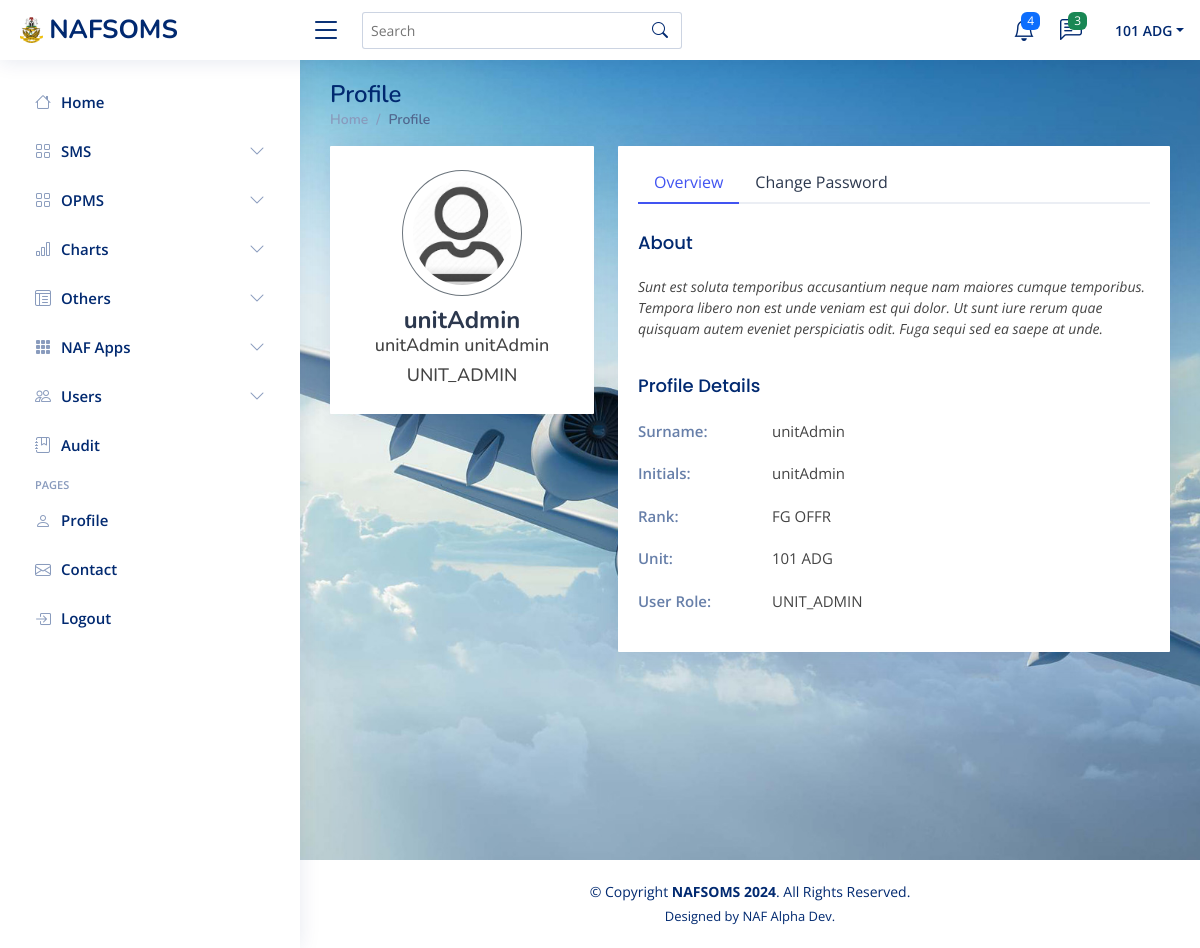
Page /UNIT_ADMIN/unitAdminUserProfile.php (signed in) on the committed database.
### tables this page shows
CREATE TABLE `users` (
  `SVC_NO` varchar(20) NOT NULL,
  `RANK` varchar(20) NOT NULL,
  `INITIALS` varchar(20) NOT NULL,
  `SURNAME` varchar(50) NOT NULL,
  `UNIT_CODE` varchar(20) NOT NULL,
  `USER_ROLE` varchar(20) NOT NULL,
  `PASSWORD` varchar(50) NOT NULL
);

### UNIT_ADMIN/unitAdminUserProfile.php (the view, shortened to what this page needs)
<?php
include 'unitAdminHeader.php';
include('../Connection.php');
include 'unitAdminSideNavBar.php';
$svcNo = $_SESSION['svcNo'];
  $userSQL = "SELECT * FROM users WHERE SVC_NO = '$svcNo'";
  $userResult = mysqli_query($conn, $userSQL);
    while($row = mysqli_fetch_assoc($userResult)){
 ?>
<main id="main" class="main"
   style="
    background-image: url('../IMAGES/img1.jpg');
    background-size: cover;
    background-position: center;
    min-height: 100vh;
    zIndex:-1;
    "
>
    <div class="pagetitle">
      <h1>Profile</h1>
      <nav>
        <ol class="breadcrumb">
          <li class="breadcrumb-item"><a href="unitAdminHome">Home</a></li>
          <li class="breadcrumb-item active">Profile</li>
        </ol>
      </nav>
    </div>
    <section class="section profile">
      <div class="row">
        <div class="col-xl-4">
          <div class="card" style="border-radius:1px;">
            <div class="card-body profile-card pt-4 d-flex flex-column align-items-center">
              <img src="../IMAGES/passportIcon.png" alt="Profile" class="rounded-circle" style="padding:10px; border:1px solid #6c757d;">
             <h2><?php echo ($_SESSION['svcNo']);?></h2>
              <h3><?php echo ($_SESSION['initials']);?><?php echo" ";?><?php echo ($_SESSION['surname']);?></h3>
               <h3><?php echo ($_SESSION['userRole']);?></h3>
            </div>
          </div>
        </div>
        <div class="col-xl-8">
          <div class="card" style="border-radius:1px;">
            <div class="card-body pt-3">
              <ul class="nav nav-tabs nav-tabs-bordered">
                <li class="nav-item">
                  <button class="nav-link active" data-bs-toggle="tab" data-bs-target="#profile-overview">Overview</button>
                </li>
                <li class="nav-item">
                  <button class="nav-link" data-bs-toggle="tab" data-bs-target="#profile-change-password">Change Password</button>
                </li>
              </ul>
              <div class="tab-content pt-2">
                <div class="tab-pane fade show active profile-overview" id="profile-overview">
                  <h5 class="card-title">About</h5>
                  <p class="small fst-italic">Sunt est soluta temporibus accusantium neque nam maiores cumque temporibus. Tempora libero non est unde veniam est qui dolor. Ut sunt iure rerum quae quisquam autem eveniet perspiciatis odit. Fuga sequi sed ea saepe at unde.</p>
                  <h5 class="card-title">Profile Details</h5>
                  <div class="row">
                    <div class="col-lg-3 col-md-4 label ">Surname:</div>
                    <div class="col-lg-9 col-md-8"><?php echo $row["SURNAME"];?></div>
                  </div>
                  <div class="row">
                    <div class="col-lg-3 col-md-4 label">Initials:</div>
                    <div class="col-lg-9 col-md-8"><?php echo $row["INITIALS"];?></div>
                  </div>
                  <div class="row">
                    <div class="col-lg-3 col-md-4 label">Rank:</div>
                    <div class="col-lg-9 col-md-8"><?php echo $row["RANK"];?></div>
                  </div>
                  <div class="row">
                    <div class="col-lg-3 col-md-4 label">Unit:</div>
                    <div class="col-lg-9 col-md-8"><?php echo $row["UNIT_CODE"];?></div>
                  </div>
                  <div class="row">
                    <div class="col-lg-3 col-md-4 label">User Role:</div>
                    <div class="col-lg-9 col-md-8"><?php echo $row["USER_ROLE"];?></div>
                  </div>
                </div>
              </div>
            </div>
          </div>
        </div>
      </div>
    </section>
  </main>
   <?php
}
?>
  <?php include 'unitAdminFooter.php'; ?>

### UNIT_ADMIN/unitAdminHeader.php (shortened to what this page needs)
<?php
if(isset($_SESSION['svcNo']) && isset($_SESSION['password']) && $_SESSION['userRole']=='UNIT_ADMIN') {
?>
<!DOCTYPE html>
<html lang="en">
<head>
  <link href="../assets/vendor/bootstrap/css/bootstrap.min.css" rel="stylesheet">
  <link href="../assets/vendor/bootstrap-icons/bootstrap-icons.css" rel="stylesheet">
  <link href="../assets/vendor/boxicons/css/boxicons.min.css" rel="stylesheet">
  <link href="../assets/vendor/quill/quill.snow.css" rel="stylesheet">
  <link href="../assets/vendor/quill/quill.bubble.css" rel="stylesheet">
  <link href="../assets/vendor/remixicon/remixicon.css" rel="stylesheet">
  <link href="../assets/vendor/simple-datatables/style.css" rel="stylesheet">
      <link rel="stylesheet" href="../CSS/styles.css">
  <link href="../assets/css/style.css" rel="stylesheet">
</head>
<body>
  <header id="header" class="header fixed-top d-flex align-items-center">
    <div class="d-flex align-items-center justify-content-between">
      <a href="unitAdminHome" class="logo d-flex align-items-center">
        <img src="../IMAGES/logo.png" id="nafLogo" alt="">
        <span class="d-none d-lg-block">NAFSOMS</span>
      </a>
      <i class="bi bi-list toggle-sidebar-btn"></i>
    </div>
    <div class="search-bar">
      <form method="post" action="" class="search-form d-flex align-items-center">
        <input type="text" name="query" placeholder="Search" title="Enter search keyword">
        <button type="submit" title="Search"><i class="bi bi-search"></i></button>
      </form>
    </div>
    <nav class="header-nav ms-auto">
      <ul class="d-flex align-items-center">
        <li class="nav-item dropdown">
          <a class="nav-link nav-icon" href="#" data-bs-toggle="dropdown">
            <i class="bi bi-bell"></i>
            <span class="badge bg-primary badge-number">4</span>
          </a>
        </li>
        <li class="nav-item dropdown">
          <a class="nav-link nav-icon" href="#" data-bs-toggle="dropdown">
            <i class="bi bi-chat-left-text"></i>
            <span class="badge bg-success badge-number">3</span>
          </a>
        </li>
        <li class="nav-item dropdown pe-3">
          <a class="nav-link nav-profile d-flex align-items-center pe-0" href="#" data-bs-toggle="dropdown">
            <span class="d-none d-md-block dropdown-toggle ps-2"><?php echo ($_SESSION['account']);?></span>
          </a>
        </li>
      </ul>
    </nav>
  </header>
<?php
}else{
    header("Location: ../login");
    exit();
}
?>

### UNIT_ADMIN/unitAdminSideNavBar.php (shortened to what this page needs)
<?php
if(isset($_SESSION['svcNo']) && isset($_SESSION['password']) && $_SESSION['userRole']=='UNIT_ADMIN') {
?>
  <aside id="sidebar" class="sidebar">
    <ul class="sidebar-nav" id="sidebar-nav">
      <li class="nav-item">
        <a class="nav-link collapsed" href="unitAdminHome">
          <i class="bi bi-house"></i>
          <span>Home</span>
        </a>
      </li>
        <li class="nav-item">
        <a class="nav-link collapsed" data-bs-target="#sms-nav" data-bs-toggle="collapse" href="#">
          <i class="bi bi-grid"></i><span>SMS</span><i class="bi bi-chevron-down ms-auto"></i>
        </a>
      </li>
        <li class="nav-item">
        <a class="nav-link collapsed" data-bs-target="#opms-nav" data-bs-toggle="collapse" href="#">
          <i class="bi bi-grid"></i><span>OPMS</span><i class="bi bi-chevron-down ms-auto"></i>
        </a>
      </li>
           <li class="nav-item">
        <a class="nav-link collapsed" data-bs-target="#charts-nav" data-bs-toggle="collapse" href="#">
          <i class="bi bi-bar-chart"></i><span>Charts</span><i class="bi bi-chevron-down ms-auto"></i>
        </a>
      </li>
      <li class="nav-item">
        <a class="nav-link collapsed" data-bs-target="#tables-nav" data-bs-toggle="collapse" href="#">
          <i class="bi bi-layout-text-window-reverse"></i><span>Others</span><i class="bi bi-chevron-down ms-auto"></i>
        </a>
      </li>
      <li class="nav-item">
        <a class="nav-link collapsed" data-bs-target="#forms-nav" data-bs-toggle="collapse" href="#">
          <i class="bi bi-grid-3x3-gap-fill"></i><span>NAF Apps</span><i class="bi bi-chevron-down ms-auto"></i>
        </a>
      </li>
      <li class="nav-item">
        <a class="nav-link collapsed" data-bs-target="#components-nav" data-bs-toggle="collapse" href="#">
         <i class="bi bi-people"></i><span>Users</span><i class="bi bi-chevron-down ms-auto"></i>
        </a>
      </li>
       <li class="nav-item">
        <a class="nav-link collapsed" href="unitAdminAuditTrail">
          <i class="bi bi-journal-bookmark"></i>
          <span>Audit</span>
        </a>
      </li>
      <li class="nav-heading">Pages</li>
      <li class="nav-item">
        <a class="nav-link collapsed" href="unitAdminUserProfile">
          <i class="bi bi-person"></i>
          <span>Profile</span>
        </a>
      </li>
      <li class="nav-item">
        <a class="nav-link collapsed" href="unitAdminContact">
          <i class="bi bi-envelope"></i>
          <span>Contact</span>
        </a>
      </li>
      <li class="nav-item">
        <a class="nav-link collapsed" href="../logout">
          <i class="bi bi-box-arrow-in-right"></i>
          <span>Logout</span>
        </a>
      </li>
    </ul>
  </aside>
<?php
}else{
    header("Location: ../login");
    exit();
}
?>

### UNIT_ADMIN/unitAdminFooter.php (shortened to what this page needs)
  <footer id="footer" class="footer" style="background-color:white; color:black; border:1px solid white;">
    <div class="copyright">
      &copy; Copyright <strong><span>NAFSOMS 2024</span></strong>. All Rights Reserved.
    </div>
    <div class="credits">
      Designed by NAF Alpha Dev.
    </div>
  </footer>
</body>
</html>

### assets/css/style.css (style rules this page uses)
:root { scroll-behavior: smooth; }
body { font-family: "Open Sans", sans-serif; background: #f6f9ff; color: #444444; }
a { color: #4154f1; text-decoration: none; }
h1, h2, h3, h4, h5, h6 { font-family: "Nunito", sans-serif; }
#main { margin-top: 60px; padding: 20px 30px; transition: all 0.3s; }
.pagetitle { margin-bottom: 10px; }
.pagetitle h1 { font-size: 24px; margin-bottom: 0; font-weight: 600; color: #012970; }
.card { margin-bottom: 30px; border: none; border-radius: 5px; box-shadow: 0px 0 30px rgba(1, 41, 112, 0.1); }
.card-title { padding: 20px 0 15px 0; font-size: 18px; font-weight: 500; color: #012970; font-family: "Poppins", sans-serif; }
.card-body { padding: 0 20px 20px 20px; }
.breadcrumb { font-size: 14px; font-family: "Nunito", sans-serif; color: #899bbd; font-weight: 600; }
.breadcrumb a { color: #899bbd; transition: 0.3s; }
.breadcrumb .breadcrumb-item::before { color: #899bbd; }
.breadcrumb .active { color: #51678f; font-weight: 600; }
.nav-tabs-bordered { border-bottom: 2px solid #ebeef4; }
.nav-tabs-bordered .nav-link { margin-bottom: -2px; border: none; color: #2c384e; }
.nav-tabs-bordered .nav-link.active { background-color: #fff; color: #4154f1; border-bottom: 2px solid #4154f1; }
.logo { line-height: 1; }
@media (min-width: 1200px) { .logo { width: 280px; } }
.logo img { max-height: 26px; margin-right: 6px; }
.logo span { font-size: 26px; font-weight: 700; color: #012970; font-family: "Nunito", sans-serif; }
.header { transition: all 0.5s; z-index: 997; height: 60px; box-shadow: 0px 2px 20px rgba(1, 41, 112, 0.1); background-color: #fff; padding-left: 20px; }
.header .toggle-sidebar-btn { font-size: 32px; padding-left: 10px; cursor: pointer; color: #012970; }
.header .search-bar { min-width: 360px; padding: 0 20px; }
.header .search-form { width: 100%; }
.header .search-form input { border: 0; font-size: 14px; color: #012970; border: 1px solid rgba(1, 41, 112, 0.2); padding: 7px 38px 7px 8px; border-radius: 3px; transition: 0.3s; width: 100%; }
.header .search-form button { border: 0; padding: 0; margin-left: -30px; background: none; }
.header .search-form button i { color: #012970; }
.header-nav ul { list-style: none; }
.header-nav>ul { margin: 0; padding: 0; }
.header-nav .nav-icon { font-size: 22px; color: #012970; margin-right: 25px; position: relative; }
.header-nav .nav-profile { color: #012970; }
.header-nav .nav-profile span { font-size: 14px; font-weight: 600; }
.header-nav .badge-number { position: absolute; inset: -2px -5px auto auto; font-weight: normal; font-size: 12px; padding: 3px 6px; }
.sidebar { position: fixed; top: 60px; left: 0; bottom: 0; width: 300px; z-index: 996; transition: all 0.3s; padding: 20px; overflow-y: auto; scrollbar-width: thin; scrollbar-color: #aab7cf transparent; box-shadow: 0px 0px 20px rgba(1, 41, 112, 0.1); background-color: #fff; }
@media (min-width: 1200px) { #main, #footer { margin-left: 300px; } }
.sidebar-nav { padding: 0; margin: 0; list-style: none; }
.sidebar-nav li { padding: 0; margin: 0; list-style: none; }
.sidebar-nav .nav-item { margin-bottom: 5px; }
.sidebar-nav .nav-heading { font-size: 11px; text-transform: uppercase; color: #899bbd; font-weight: 600; margin: 10px 0 5px 15px; }
.sidebar-nav .nav-link { display: flex; align-items: center; font-size: 15px; font-weight: 600; color: #4154f1; transition: 0.3; background: #f6f9ff; padding: 10px 15px; border-radius: 4px; }
.sidebar-nav .nav-link i { font-size: 16px; margin-right: 10px; color: #4154f1; }
.sidebar-nav .nav-link.collapsed { color: #012970; background: #fff; }
.sidebar-nav .nav-link.collapsed i { color: #899bbd; }
.sidebar-nav .nav-link .bi-chevron-down { margin-right: 0; transition: transform 0.2s ease-in-out; }
.profile .profile-card img { max-width: 120px; }
.profile .profile-card h2 { font-size: 24px; font-weight: 700; color: #2c384e; margin: 10px 0 0 0; }
.profile .profile-card h3 { font-size: 18px; }
.profile .profile-overview .row { margin-bottom: 20px; font-size: 15px; }
.profile .profile-overview .card-title { color: #012970; }
.profile .profile-overview .label { font-weight: 600; color: rgba(1, 41, 112, 0.6); }
.footer { padding: 20px 0; font-size: 14px; transition: all 0.3s; border-top: 1px solid #cddfff; }
.footer .copyright { text-align: center; color: #012970; }
.footer .credits { padding-top: 5px; text-align: center; font-size: 13px; color: #012970; }

### rows in the picture
users: SURNAME "unitAdmin", INITIALS "unitAdmin", RANK "FG OFFR", UNIT_CODE "101 ADG", USER_ROLE "UNIT_ADMIN"

### other values in the picture
$_SESSION['account'] "101 ADG"
